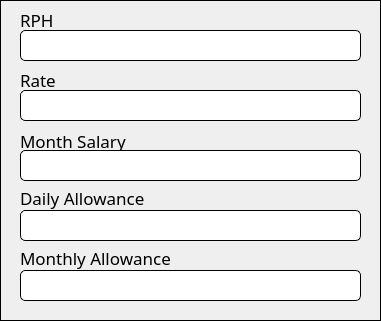
       <widget class="QFrame" name="groupCompany_3">
        <property name="geometry">
         <rect>
          <x>400</x>
          <y>1910</y>
          <width>381</width>
          <height>321</height>
         </rect>
        </property>
        <property name="styleSheet">
         <string notr="true">QFrame{
border: 1px solid black;
}
QLabel{
border: none;
}

QComboBox{
border-radius: 4px;
border: 1px solid black;
font-family: Poppins;
}

QLineEdit{
background-color: rgb(255, 255, 255);
border-radius: 5px;
border: 1px solid black;
font-family: Poppins;
}</string>
        </property>
        <property name="frameShape">
         <enum>QFrame::StyledPanel</enum>
        </property>
        <property name="frameShadow">
         <enum>QFrame::Raised</enum>
        </property>
        <widget class="QLabel" name="lblPos_3">
         <property name="geometry">
          <rect>
           <x>20</x>
           <y>4</y>
           <width>211</width>
           <height>31</height>
          </rect>
         </property>
         <property name="font">
          <font>
           <family>Poppins</family>
           <pointsize>13</pointsize>
          </font>
         </property>
         <property name="text">
          <string>RPH</string>
         </property>
        </widget>
        <widget class="QLabel" name="lblDept_3">
         <property name="geometry">
          <rect>
           <x>20</x>
           <y>64</y>
           <width>211</width>
           <height>31</height>
          </rect>
         </property>
         <property name="font">
          <font>
           <family>Poppins</family>
           <pointsize>13</pointsize>
          </font>
         </property>
         <property name="text">
          <string>Rate</string>
         </property>
        </widget>
        <widget class="QLabel" name="lblSchedIn_3">
         <property name="geometry">
          <rect>
           <x>20</x>
           <y>130</y>
           <width>211</width>
           <height>21</height>
          </rect>
         </property>
         <property name="font">
          <font>
           <family>Poppins</family>
           <pointsize>13</pointsize>
          </font>
         </property>
         <property name="text">
          <string>Month Salary</string>
         </property>
        </widget>
        <widget class="QLabel" name="lblSchedOut_3">
         <property name="geometry">
          <rect>
           <x>20</x>
           <y>182</y>
           <width>211</width>
           <height>31</height>
          </rect>
         </property>
         <property name="font">
          <font>
           <family>Poppins</family>
           <pointsize>13</pointsize>
          </font>
         </property>
         <property name="text">
          <string>Daily Allowance</string>
         </property>
        </widget>
        <widget class="QLineEdit" name="txtRate">
         <property name="geometry">
          <rect>
           <x>20</x>
           <y>90</y>
           <width>341</width>
           <height>31</height>
          </rect>
         </property>
         <property name="font">
          <font>
           <family>Poppins</family>
           <pointsize>10</pointsize>
          </font>
         </property>
         <property name="autoFillBackground">
          <bool>false</bool>
         </property>
         <property name="maxLength">
          <number>15</number>
         </property>
        </widget>
        <widget class="QLineEdit" name="txtRPH">
         <property name="geometry">
          <rect>
           <x>20</x>
           <y>30</y>
           <width>341</width>
           <height>31</height>
          </rect>
         </property>
         <property name="font">
          <font>
           <family>Poppins</family>
           <pointsize>10</pointsize>
          </font>
         </property>
         <property name="autoFillBackground">
          <bool>false</bool>
         </property>
         <property name="maxLength">
          <number>15</number>
         </property>
        </widget>
        <widget class="QLineEdit" name="txtDailyAllow">
         <property name="geometry">
          <rect>
           <x>20</x>
           <y>210</y>
           <width>341</width>
           <height>31</height>
          </rect>
         </property>
         <property name="font">
          <font>
           <family>Poppins</family>
           <pointsize>10</pointsize>
          </font>
         </property>
         <property name="autoFillBackground">
          <bool>false</bool>
         </property>
         <property name="maxLength">
          <number>15</number>
         </property>
        </widget>
        <widget class="QLineEdit" name="txtMonthSalary">
         <property name="geometry">
          <rect>
           <x>20</x>
           <y>150</y>
           <width>341</width>
           <height>31</height>
          </rect>
         </property>
         <property name="font">
          <font>
           <family>Poppins</family>
           <pointsize>10</pointsize>
          </font>
         </property>
         <property name="autoFillBackground">
          <bool>false</bool>
         </property>
         <property name="maxLength">
          <number>15</number>
         </property>
        </widget>
        <widget class="QLineEdit" name="txtMonthAllow">
         <property name="geometry">
          <rect>
           <x>20</x>
           <y>270</y>
           <width>341</width>
           <height>31</height>
          </rect>
         </property>
         <property name="font">
          <font>
           <family>Poppins</family>
           <pointsize>10</pointsize>
          </font>
         </property>
         <property name="autoFillBackground">
          <bool>false</bool>
         </property>
         <property name="maxLength">
          <number>15</number>
         </property>
        </widget>
        <widget class="QLabel" name="lblSchedOut_4">
         <property name="geometry">
          <rect>
           <x>20</x>
           <y>242</y>
           <width>211</width>
           <height>31</height>
          </rect>
         </property>
         <property name="font">
          <font>
           <family>Poppins</family>
           <pointsize>13</pointsize>
          </font>
         </property>
         <property name="text">
          <string>Monthly Allowance</string>
         </property>
        </widget>
       </widget>
